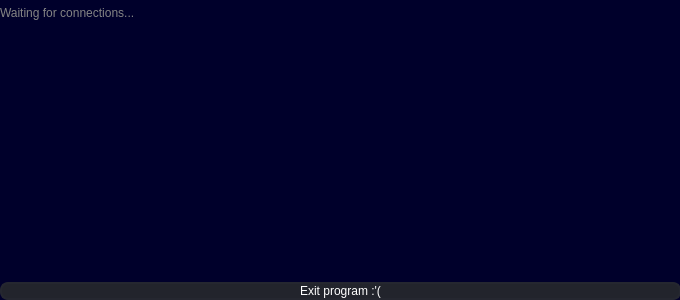
<?xml version="1.0" encoding="UTF-8"?>
<ui version="4.0">
 <class>window</class>
 <widget class="QDialog" name="window">
  <property name="enabled">
   <bool>true</bool>
  </property>
  <property name="geometry">
   <rect>
    <x>0</x>
    <y>0</y>
    <width>680</width>
    <height>300</height>
   </rect>
  </property>
  <property name="sizePolicy">
   <sizepolicy hsizetype="Fixed" vsizetype="Fixed">
    <horstretch>0</horstretch>
    <verstretch>0</verstretch>
   </sizepolicy>
  </property>
  <property name="minimumSize">
   <size>
    <width>680</width>
    <height>300</height>
   </size>
  </property>
  <property name="maximumSize">
   <size>
    <width>680</width>
    <height>300</height>
   </size>
  </property>
  <property name="baseSize">
   <size>
    <width>500</width>
    <height>8000</height>
   </size>
  </property>
  <property name="windowTitle">
   <string>Texto a voz </string>
  </property>
  <property name="toolTip">
   <string notr="true"/>
  </property>
  <property name="whatsThis">
   <string notr="true"/>
  </property>
  <property name="styleSheet">
   <string notr="true">QDialog {
	border-radius: 30px;
	background-color: rgb(0, 0, 43)

}

QTextEdit {
	border: 2px solid rgb(37,39,48);
	border-radius: 8px;
	color: #FFF;
	padding-left: 10px;
	padding-right: 10px;
	background-color: rgb(34,36,44);
}

QLineEdit {
	border: 2px solid rgb(37,39,48);
	border-radius: 8px;
	color: #FFF;
	padding-left: 10px;
	padding-right: 10px;
	background-color: rgb(34,36,44);
}

QLineEdit:hover {
	border: 2px solid rgb(48,50,62);
}

QLineEdit:focus {
	border: 2px solid rgb(85,170,255);
	background-color: rgb(43,45,56);
}

QLabel {
	color:rgb(132, 132, 132)
}

QPushButton {
	border: 2px solid rgb(37,39,48);
	border-radius: 8px;
	color: #FFF;
	padding-left: 10px;
	padding-right: 10px;
	background-color: rgb(34,36,44);
}</string>
  </property>
  <property name="sizeGripEnabled">
   <bool>false</bool>
  </property>
  <property name="modal">
   <bool>false</bool>
  </property>
  <widget class="QWidget" name="layoutWidget">
   <property name="geometry">
    <rect>
     <x>0</x>
     <y>280</y>
     <width>681</width>
     <height>22</height>
    </rect>
   </property>
   <layout class="QGridLayout" name="gridLayout">
    <item row="0" column="0">
     <widget class="QPushButton" name="exit">
      <property name="text">
       <string>Exit program :'(</string>
      </property>
     </widget>
    </item>
   </layout>
  </widget>
  <widget class="QWidget" name="layoutWidget">
   <property name="geometry">
    <rect>
     <x>0</x>
     <y>6</y>
     <width>681</width>
     <height>271</height>
    </rect>
   </property>
   <layout class="QVBoxLayout" name="verticalLayout">
    <item>
     <widget class="QLabel" name="textEdit">
      <property name="text">
       <string>Waiting for connections...</string>
      </property>
      <property name="textFormat">
       <enum>Qt::PlainText</enum>
      </property>
      <property name="scaledContents">
       <bool>true</bool>
      </property>
      <property name="alignment">
       <set>Qt::AlignJustify|Qt::AlignTop</set>
      </property>
      <property name="wordWrap">
       <bool>false</bool>
      </property>
      <property name="openExternalLinks">
       <bool>true</bool>
      </property>
     </widget>
    </item>
   </layout>
  </widget>
 </widget>
 <resources/>
 <connections>
  <connection>
   <sender>exit</sender>
   <signal>clicked()</signal>
   <receiver>window</receiver>
   <slot>close()</slot>
   <hints>
    <hint type="sourcelabel">
     <x>299</x>
     <y>291</y>
    </hint>
    <hint type="destinationlabel">
     <x>281</x>
     <y>279</y>
    </hint>
   </hints>
  </connection>
 </connections>
</ui>
